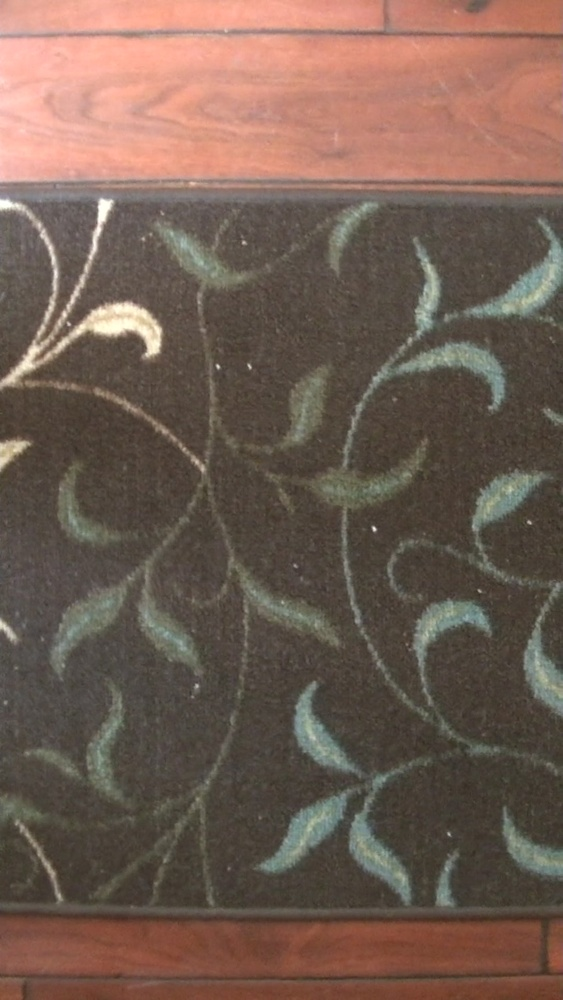
#> input picture images/00096/00004.jpg, 563 x 1000 px, shrunk from 1024 x 1820 before the run; its folder holds 3 pictures in this run
$ python stitch.py --images images/00096 --output out.png
#> lines starting #> are read from the running program, lines starting #| are printed output that depends on the picture
# USAGE
# python image_stitching.py --images images/scottsdale --output output.png --crop 1

# import the necessary packages
from imutils import paths
import numpy as np
import argparse
import imutils
import cv2
import timeit

# construct the argument parser and parse the arguments
ap = argparse.ArgumentParser()
ap.add_argument("-i", "--images", type=str, required=True,
    help="path to input directory of images to stitch")
ap.add_argument("-o", "--output", type=str, required=True,
    help="path to the output image")
ap.add_argument("-c", "--crop", type=int, default=0,
    help="whether to crop out largest rectangular region")
ap.add_argument("-t", "--cthresh", type=float, default=1.0,
    help="change the panoConfidenceThresh setting of the stitcher")
ap.add_argument("--nodisplay", default=False, action="store_true",
    help="disable display of stitched output")
args = vars(ap.parse_args())


# grab the paths to the input images and initialize our images list
print("[INFO] loading images...")
imagePaths = sorted(list(paths.list_images(args["images"])))
images = []

def max_contours(image):
        gray = cv2.cvtColor(image, cv2.COLOR_BGR2GRAY)
        thresh = cv2.threshold(gray, 0, 255, cv2.THRESH_BINARY)[1]
        cnts = cv2.findContours(thresh.copy(), cv2.RETR_EXTERNAL, cv2.CHAIN_APPROX_SIMPLE)
        cnts = imutils.grab_contours(cnts)
        return max(cnts, key=cv2.contourArea)

def draw_kp(image):
        orb = cv2.ORB_create(edgeThreshold=15, patchSize=31, nlevels=8, fastThreshold=20, scaleFactor=1.2, WTA_K=2,scoreType=cv2.ORB_HARRIS_SCORE, firstLevel=0, nfeatures=500)
        kp = orb.detect(image)
        image_kp=cv2.drawKeypoints(image, kp, None, color=(0,255,0), flags=cv2.DrawMatchesFlags_DEFAULT)
        return image_kp

# loop over the image paths, load each one, and add them to our
# images to stich list
RED=(0,0,255)

for imagePath in imagePaths:
        image = cv2.imread(imagePath)
#> image is the input picture: shape (1000, 563, 3); mean B, G, R 82.5, 94.1, 114.9
#        mc=max_contours(image)

        kp = draw_kp(image)
#> in draw_kp, `kp = orb.detect(image)`: kp = 500 keypoints; strongest (x, y, size): (374, 529, 31), (373, 527, 37.2), (149, 352, 92.6), (218, 367, 31)
#        cv2.drawContours(image, [mc], 0, RED, 2)
        images.append(image)
#> pass 2 of the loop `for imagePath in imagePaths:`:
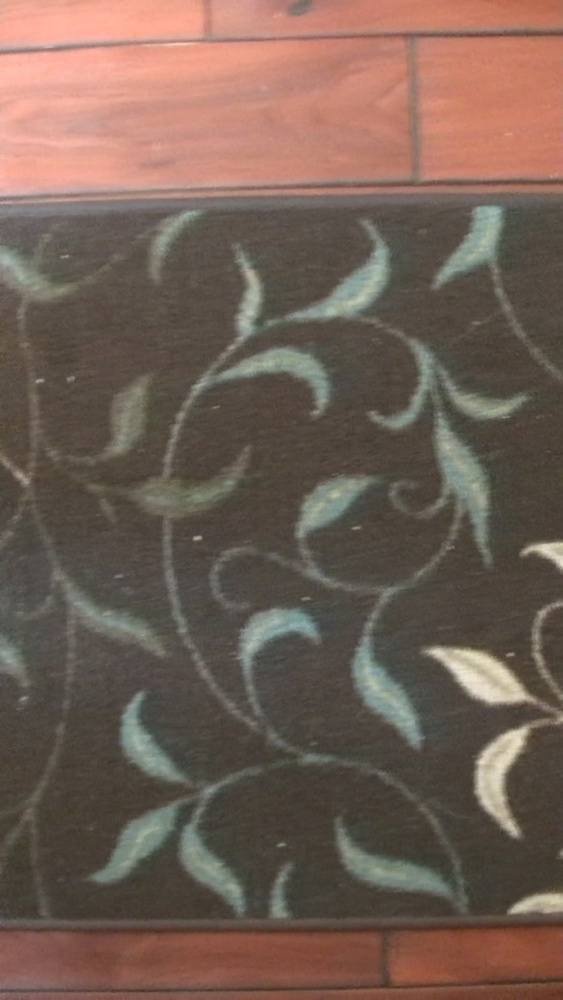
#> input picture images/00096/00006.jpg, 563 x 1000 px, shrunk from 1024 x 1820 before the run
#> image is the input picture: shape (1000, 563, 3); mean B, G, R 84.6, 95.6, 115.5
#> kp = 500 keypoints; strongest (x, y, size): (520, 694, 77.1), (523, 729, 77.1), (433, 651, 92.6), (430, 652, 77.1)
#> in draw_kp (call 2), `image_kp=cv2.drawKeypoints(image, kp, None, color=(0,255,0), flags=cv2..`:
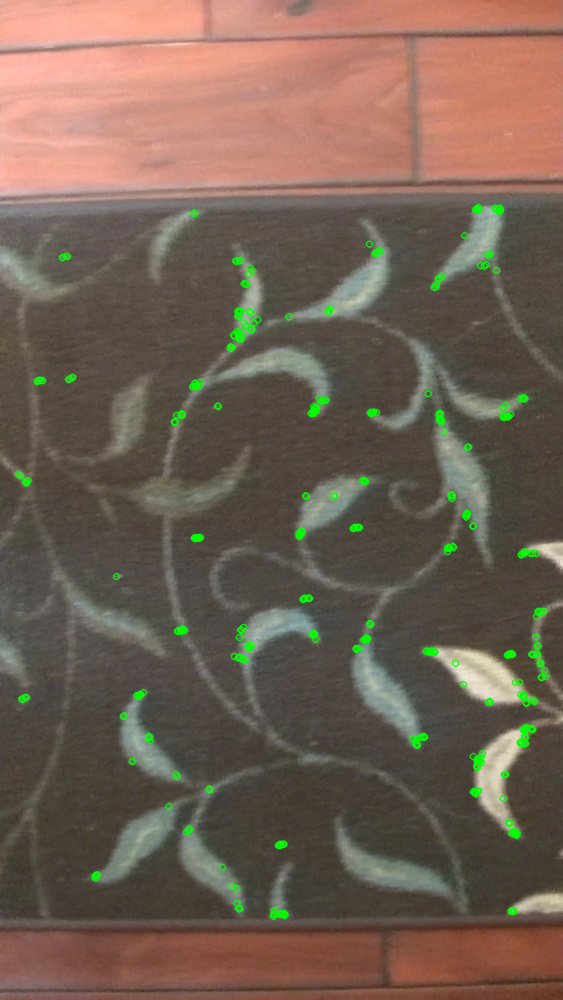
#> image_kp: shape (1000, 563, 3); mean B, G, R 83.3, 97.2, 114.1

# initialize OpenCV's image sticher object and then perform the image
# stitching

stitcher = cv2.Stitcher_create(cv2.Stitcher_PANORAMA)

if args["cthresh"] > 0:
    cthresh=args["cthresh"]
    print( f'[INFO] Using Confidence Threshold: {cthresh}' )
    stitcher.setPanoConfidenceThresh(args["cthresh"])


print("[INFO] stitching images...")
(status, stitched) = stitcher.stitch(images)
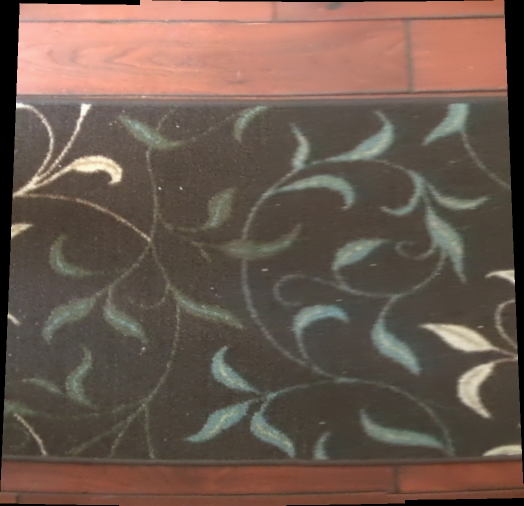
#> stitched: shape (1011, 1047, 3) (shown at 1/2 size); mean of channels 0, 1, 2 79.2, 90.2, 109.7; drawn as B, G, R
#> status = 0

# if the status is '0', then OpenCV successfully performed image
# stitching


if status == 0:
    # check to see if we supposed to crop out the largest rectangular
    # region from the stitched image
    if args["crop"] > 0:
        # create a 10 pixel border surrounding the stitched image
        print("[INFO] cropping...")
        stitched = cv2.copyMakeBorder(stitched, 10, 10, 10, 10,
            cv2.BORDER_CONSTANT, (0, 0, 0))

        # convert the stitched image to grayscale and threshold it
        # such that all pixels greater than zero are set to 255
        # (foreground) while all others remain 0 (background)
        gray = cv2.cvtColor(stitched, cv2.COLOR_BGR2GRAY)
        thresh = cv2.threshold(gray, 0, 255, cv2.THRESH_BINARY)[1]

        # find all external contours in the threshold image then find
        # the *largest* contour which will be the contour/outline of
        # the stitched image
        cnts = cv2.findContours(thresh.copy(), cv2.RETR_EXTERNAL,
            cv2.CHAIN_APPROX_SIMPLE)
        cnts = imutils.grab_contours(cnts)
        c = max(cnts, key=cv2.contourArea)

        # allocate memory for the mask which will contain the
        # rectangular bounding box of the stitched image region
        mask = np.zeros(thresh.shape, dtype="uint8")
        (x, y, w, h) = cv2.boundingRect(c)
        cv2.rectangle(mask, (x, y), (x + w, y + h), 255, -1)

        # create two copies of the mask: one to serve as our actual
        # minimum rectangular region and another to serve as a counter
        # for how many pixels need to be removed to form the minimum
        # rectangular region
        minRect = mask.copy()
        sub = mask.copy()

        # keep looping until there are no non-zero pixels left in the
        # subtracted image
        while cv2.countNonZero(sub) > 0:
            # erode the minimum rectangular mask and then subtract
            # the thresholded image from the minimum rectangular mask
            # so we can count if there are any non-zero pixels left
            minRect = cv2.erode(minRect, None)
            sub = cv2.subtract(minRect, thresh)

        # find contours in the minimum rectangular mask and then
        # extract the bounding box (x, y)-coordinates
        cnts = cv2.findContours(minRect.copy(), cv2.RETR_EXTERNAL, cv2.CHAIN_APPROX_SIMPLE)
        cnts = imutils.grab_contours(cnts)
        c = max(cnts, key=cv2.contourArea)
        (x, y, w, h) = cv2.boundingRect(c)

        # use the bounding box coordinates to extract the our final
        # stitched image
        stitched = stitched[y:y + h, x:x + w]

    # write the output stitched image to disk
    cv2.imwrite(args["output"], stitched)

    # display the output stitched image to our screen
    if not args["nodisplay"]:
        cv2.imshow("Stitched", stitched)
        cv2.waitKey(0)

# otherwise the stitching failed, likely due to not enough keypoints)
# being detected
else:
    print("[INFO] image stitching failed ({})".format(status))
